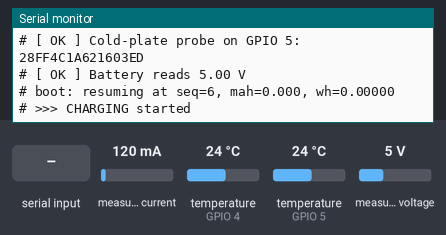
Simulated run of this sketch. Board: ESP32. Shown: the last lines printed to the serial monitor. The test bench sets the inputs (shaded band); at power-on: measured current 120 mA, temperature (sensors on GPIO 4, GPIO 5) 24 °C, measured voltage 5 V. EEPROM starts erased.

Above: at 2.5 s.
2.6 s: "RESET\n" received over Serial
At 3.8 s:
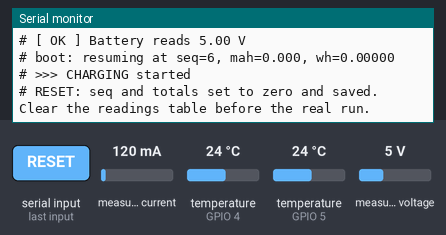
4.1 s: "STATUS\n" received over Serial
At 5.0 s:
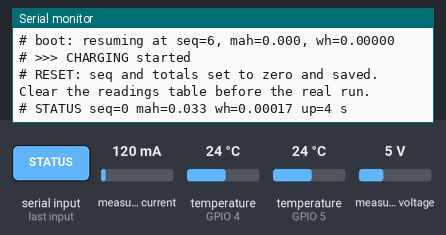
5.6 s: "1\n" received over Serial
At 6.1 s:
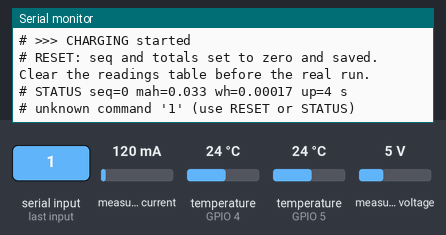

The sketch:

jolteon_esp32.ino
```cpp
// Jolteon ESP32 firmware for the real run
// Based on firmware/test/complete_hardware_test.ino: same pins, addresses, libraries and sensor reading.
// Sections marked "// ADDED:" are new for the real run; everything else is the test sketch's code.
//
// INA219 #1 (TEG side)      bus 1: SDA -> GPIO 21, SCL -> GPIO 22
// INA219 #2 (battery side)  bus 2: SDA -> GPIO 25, SCL -> GPIO 26
// Both boards at 0x40 (A0 open). VCC -> 3V3, GND -> common ground.
//
// DS18B20 hot plate   DAT -> GPIO 4,  4.7k pull-up to 3V3
// DS18B20 cold plate  DAT -> GPIO 5,  4.7k pull-up to 3V3
// Probe VCC (red) -> 3V3, GND (black) -> common ground.
//
// Power path:
//   TEG array + -> #1 VIN+ ; #1 VIN- -> 1N5819 anode
//   Harvest:  1N5819 cathode (band) -> switch -> #2 VIN+
//   USB out:  boost IN+             -> switch -> #2 VIN+
//   #2 VIN- -> battery + ; battery -, TEG array -, boost IN- -> common ground
//
// Battery current from INA219 #2: positive = charging from the TEGs, negative = feeding the USB boost.
//
// ADDED: Output for the bridge (bridge/contract.py), 115200 baud:
//   one JSON line every 10 s:
//   {"seq":..,"up":..,"ph":"chg"|"dis","th":..,"tc":..,"gv":..,"gi":..,"bv":..,"bi":..,"mah":..,"wh":..}
//   every other line starts with "#" (the bridge treats those as log messages).
// ADDED: Serial commands (type in the Serial Monitor, with the bridge stopped):
//   RESET  -> zero seq and the totals, and save
//   STATUS -> print the current seq and totals
//
// Libraries: Adafruit INA219, OneWire, DallasTemperature. Preferences comes with the ESP32 core.

#include <Wire.h>
#include <Adafruit_INA219.h>
#include <OneWire.h>
#include <DallasTemperature.h>
#include <Preferences.h>  // ADDED: flash storage for seq and totals

const int BUS1_SDA = 21;
const int BUS1_SCL = 22;
const int BUS2_SDA = 25;
const int BUS2_SCL = 26;
const int HOT_PROBE_PIN = 4;
const int COLD_PROBE_PIN = 5;

const unsigned long SAMPLE_INTERVAL_MS = 1000;
const float CHARGE_THRESHOLD_MA = 2.0;
const float USB_THRESHOLD_MA = 15.0;
const float BACKFLOW_THRESHOLD_MA = 2.0;
const float LOW_BATTERY_V = 3.0;
const float FULL_BATTERY_V = 4.3;
const float PROBE_SWAP_MARGIN_C = 2.0;

// ADDED: real-run settings
const uint32_t REPORT_EVERY = 10;   // print a JSON line every 10 samples (10 s)
const uint32_t SAVE_EVERY = 6;      // save seq and totals to flash every 6 lines (~60 s)
const float DISCHARGE_MA = -5.0;    // battery current below this -> "ph":"dis"

Adafruit_INA219 inaTeg(0x40);
Adafruit_INA219 inaBatt(0x40);

OneWire wireHot(HOT_PROBE_PIN);
OneWire wireCold(COLD_PROBE_PIN);
DallasTemperature hotProbe(&wireHot);
DallasTemperature coldProbe(&wireCold);

Preferences prefs;  // ADDED

enum class Mode { Idle, Charging, UsbOut };

struct Reading {
  float busV;
  float shuntmV;
  float currentmA;
};

unsigned long lastSampleMs = 0;
unsigned long modeSinceMs = 0;
Mode mode = Mode::Idle;
bool hotPresent = false;
bool coldPresent = false;

float sessionmWh = 0;
float sessionmAh = 0;

// ADDED: persistent state (survives resets via flash)
uint32_t seq = 0;          // packet counter: +1 per JSON line, never reused
double chargeMah = 0.0;    // running total charge into the battery (net: discharge subtracts)
double energyWh = 0.0;     // running total energy into the battery (net)

// ADDED: latest sample, printed in the next JSON line
float lastHotC = DEVICE_DISCONNECTED_C, lastColdC = DEVICE_DISCONNECTED_C;
float lastTegV = 0, lastTegmA = 0, lastBattV = 0, lastBattmA = 0;
uint32_t samplesSinceReport = 0;
uint32_t linesSinceSave = 0;
String cmdBuffer;

const char *modeName(Mode m) {
  switch (m) {
    case Mode::Idle: return "IDLE";
    case Mode::Charging: return "CHARGING";
    case Mode::UsbOut: return "USB OUT";
  }
  return "?";
}

Reading readSensor(Adafruit_INA219 &ina) {
  return {ina.getBusVoltage_V(), ina.getShuntVoltage_mV(), ina.getCurrent_mA()};
}

// -127 means the probe did not answer; 85 is the power-on value before a real conversion.
bool validTemp(float c) {
  return c != DEVICE_DISCONNECTED_C && c != 85.0;
}

bool checkProbe(DallasTemperature &probe, const char *name, int pin) {
  probe.begin();
  int count = probe.getDeviceCount();
  DeviceAddress addr;
  if (count == 0 || !probe.getAddress(addr, 0)) {
    Serial.printf("# [FAIL] %s probe on GPIO %d: not found. Check DAT wire, 4.7k pull-up to 3V3, VCC and GND.\n", name, pin);
    return false;
  }
  Serial.printf("# [ OK ] %s probe on GPIO %d: ", name, pin);
  for (int i = 0; i < 8; i++) Serial.printf("%02X", addr[i]);
  if (count > 1) Serial.printf("  (warning: %d devices on this pin, expected 1)", count);
  Serial.println();
  probe.setResolution(12);
  probe.setWaitForConversion(false);
  probe.requestTemperatures();
  return true;
}

void printSessionEnd(Mode ended, unsigned long now) {
  float seconds = (now - modeSinceMs) / 1000.0;
  switch (ended) {
    case Mode::Charging:
      Serial.printf("# <<< Charging stopped after %.0f s: %.2f mAh, %.2f mWh into battery\n", seconds, sessionmAh, sessionmWh);
      break;
    case Mode::UsbOut:
      Serial.printf("# <<< USB output OFF after %.0f s: %.2f mAh, %.2f mWh delivered\n", seconds, sessionmAh, sessionmWh);
      break;
    case Mode::Idle:
      break;
  }
}

// ADDED: flash (NVS) storage --------------------------------------------------

void loadState() {
  prefs.begin("jolteon", true);  // read-only
  uint32_t savedSeq = prefs.getUInt("seq", 0);
  chargeMah = prefs.getDouble("mah", 0.0);
  energyWh = prefs.getDouble("wh", 0.0);
  prefs.end();
  // Up to SAVE_EVERY lines may have been printed after the last save, so always jump ahead,
  // even from 0 (e.g. a restart right after RESET, before the first save): a seq value is
  // never reused (the bridge would drop it as a duplicate). The cost is a small gap in seq.
  seq = savedSeq + SAVE_EVERY;
}

void saveState() {
  prefs.begin("jolteon", false);  // read-write
  prefs.putUInt("seq", seq);
  prefs.putDouble("mah", chargeMah);
  prefs.putDouble("wh", energyWh);
  prefs.end();
}

void resetState() {
  seq = 0;
  chargeMah = 0.0;
  energyWh = 0.0;
  linesSinceSave = 0;
  saveState();
  Serial.println("# RESET: seq and totals set to zero and saved. Clear the readings table before the real run.");
}

// ADDED: running totals, from the real elapsed time between samples
void integrate(float battV, float battmA, float dtHours) {
  chargeMah += battmA * dtHours;                 // mA * h = mAh
  energyWh += (battV * battmA / 1000.0) * dtHours;  // W * h = Wh
}

// ADDED: one JSON line in the bridge's format; missing probes print null
void printReading() {
  seq++;
  const char *phase = (lastBattmA < DISCHARGE_MA) ? "dis" : "chg";
  char th[12], tc[12];
  if (validTemp(lastHotC)) snprintf(th, sizeof th, "%.2f", lastHotC); else strcpy(th, "null");
  if (validTemp(lastColdC)) snprintf(tc, sizeof tc, "%.2f", lastColdC); else strcpy(tc, "null");

  char line[240];
  snprintf(line, sizeof line,
           "{\"seq\":%lu,\"up\":%lu,\"ph\":\"%s\",\"th\":%s,\"tc\":%s,"
           "\"gv\":%.3f,\"gi\":%.2f,\"bv\":%.3f,\"bi\":%.2f,\"mah\":%.3f,\"wh\":%.5f}",
           (unsigned long)seq, (unsigned long)(millis() / 1000), phase, th, tc,
           lastTegV, lastTegmA, lastBattV, lastBattmA, chargeMah, energyWh);
  Serial.println(line);

  if (++linesSinceSave >= SAVE_EVERY) {
    saveState();
    linesSinceSave = 0;
  }
}

// ADDED: the test sketch's warnings, checked once per JSON line instead of every second
void printWarnings() {
  bool haveDelta = validTemp(lastHotC) && validTemp(lastColdC);
  if (lastTegmA < -BACKFLOW_THRESHOLD_MA) {
    Serial.printf("# !!! INA219 #1 reads %.1f mA (negative = flowing back into the TEGs). Check the diode direction and INA219 #1 VIN+/VIN- order.\n", lastTegmA);
  }
  if (mode == Mode::UsbOut && lastBattV < LOW_BATTERY_V) {
    Serial.println("# !!! Battery below 3.0 V - turn the USB off to protect the cells");
  }
  if (mode == Mode::Charging && lastBattV > FULL_BATTERY_V) {
    Serial.println("# !!! Battery above 4.3 V - pack is full");
  }
  if (haveDelta && lastHotC - lastColdC < -PROBE_SWAP_MARGIN_C) {
    Serial.printf("# !!! Cold plate reads warmer than hot plate - probes may be swapped (GPIO %d = hot, GPIO %d = cold)\n", HOT_PROBE_PIN, COLD_PROBE_PIN);
  }
}

// ADDED: serial commands (RESET, STATUS), one per line
void handleCommands() {
  while (Serial.available()) {
    char c = Serial.read();
    if (c == '\n' || c == '\r') {
      cmdBuffer.trim();
      if (cmdBuffer.equalsIgnoreCase("RESET")) {
        resetState();
      } else if (cmdBuffer.equalsIgnoreCase("STATUS")) {
        Serial.printf("# STATUS seq=%lu mah=%.3f wh=%.5f up=%lu s\n", (unsigned long)seq, chargeMah, energyWh,
                      (unsigned long)(millis() / 1000));
      } else if (cmdBuffer.length() > 0) {
        Serial.printf("# unknown command '%s' (use RESET or STATUS)\n", cmdBuffer.c_str());
      }
      cmdBuffer = "";
    } else if (cmdBuffer.length() < 32) {
      cmdBuffer += c;
    }
  }
}

void setup() {
  Serial.begin(115200);
  delay(500);

  Serial.println();
  Serial.println("# === Jolteon firmware ===");

  Wire.begin(BUS1_SDA, BUS1_SCL);
  Wire1.begin(BUS2_SDA, BUS2_SCL);

  bool tegOk = inaTeg.begin(&Wire);
  bool battOk = inaBatt.begin(&Wire1);
  Serial.printf("# [%s] INA219 #1 (TEG side) on GPIO 21/22\n", tegOk ? " OK " : "FAIL");
  Serial.printf("# [%s] INA219 #2 (battery side) on GPIO 25/26\n", battOk ? " OK " : "FAIL");

  hotPresent = checkProbe(hotProbe, "Hot-plate", HOT_PROBE_PIN);
  coldPresent = checkProbe(coldProbe, "Cold-plate", COLD_PROBE_PIN);

  if (!tegOk || !battOk) {
    // ADDED: repeat the error every 10 s (instead of printing it once), so it shows up in the bridge's log
    while (true) {
      Serial.println("# ERROR: both INA219s are required. Check SDA/SCL, VCC and GND, then reset.");
      delay(10000);
    }
  }

  // TEG current stays small; the battery side must also handle the phone's load.
  inaTeg.setCalibration_16V_400mA();
  inaBatt.setCalibration_32V_2A();

  Reading batt = readSensor(inaBatt);
  if (batt.busV < LOW_BATTERY_V) {
    Serial.printf("# [WARN] Battery reads %.2f V. Three NiMH cells should read 3.0-4.2 V: check each cell and its orientation.\n", batt.busV);
  } else {
    Serial.printf("# [ OK ] Battery reads %.2f V\n", batt.busV);
  }

  if (!hotPresent || !coldPresent) {
    Serial.println("# Continuing without the missing probe(s); their readings are sent as null");
  }

  // ADDED: restore seq and totals from flash
  loadState();
  Serial.printf("# boot: resuming at seq=%lu, mah=%.3f, wh=%.5f\n", (unsigned long)seq, chargeMah, energyWh);

  // Let the first temperature conversion finish before the first sample.
  delay(800);
  lastSampleMs = millis();
  modeSinceMs = lastSampleMs;
}

void loop() {
  handleCommands();  // ADDED

  unsigned long now = millis();
  if (now - lastSampleMs < SAMPLE_INTERVAL_MS) return;
  float dtHours = (now - lastSampleMs) / 3600000.0;
  lastSampleMs = now;

  // Read the conversion started on the previous pass, then start the next one.
  float hotC = hotPresent ? hotProbe.getTempCByIndex(0) : DEVICE_DISCONNECTED_C;
  float coldC = coldPresent ? coldProbe.getTempCByIndex(0) : DEVICE_DISCONNECTED_C;
  if (hotPresent) hotProbe.requestTemperatures();
  if (coldPresent) coldProbe.requestTemperatures();

  Reading teg = readSensor(inaTeg);
  Reading batt = readSensor(inaBatt);

  // Bus voltage is measured at VIN-; add the shunt drop to get the VIN+ side.
  float tegV = teg.busV + teg.shuntmV / 1000.0;
  float tegmA = teg.currentmA;

  float battV = batt.busV;
  float battmA = batt.currentmA;
  float battmW = battV * battmA;

  Mode newMode = Mode::Idle;
  if (battmA > CHARGE_THRESHOLD_MA) newMode = Mode::Charging;
  else if (battmA < -USB_THRESHOLD_MA) newMode = Mode::UsbOut;

  if (newMode != mode) {
    printSessionEnd(mode, now);
    if (newMode != Mode::Idle) Serial.printf("# >>> %s started\n", modeName(newMode));
    mode = newMode;
    modeSinceMs = now;
    sessionmWh = 0;
    sessionmAh = 0;
  }

  switch (mode) {
    case Mode::Charging:
      sessionmWh += battmW * dtHours;
      sessionmAh += battmA * dtHours;
      break;
    case Mode::UsbOut:
      sessionmWh += -battmW * dtHours;
      sessionmAh += -battmA * dtHours;
      break;
    case Mode::Idle:
      break;
  }

  // ADDED: running totals every sample, and a JSON line every REPORT_EVERY samples
  integrate(battV, battmA, dtHours);
  lastHotC = hotC;
  lastColdC = coldC;
  lastTegV = tegV;
  lastTegmA = tegmA;
  lastBattV = battV;
  lastBattmA = battmA;
  if (++samplesSinceReport >= REPORT_EVERY) {
    printReading();
    printWarnings();
    samplesSinceReport = 0;
  }
}
```

Measured:
- after the input at 2.6 s, the serial monitor: prints a new line at once (image 1)
- after the input at 4.1 s, the serial monitor: prints a new line at once (image 2)
- after the input at 5.6 s, the serial monitor: prints a new line at once (image 3)
